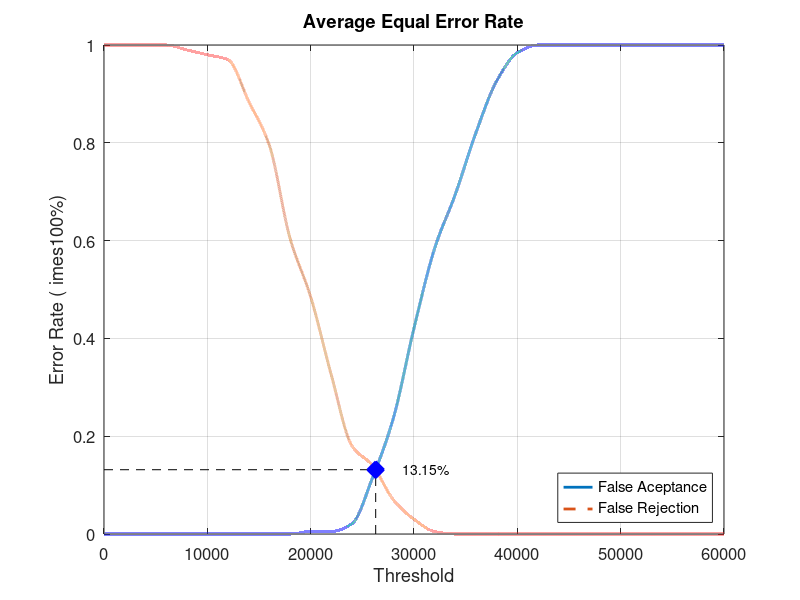
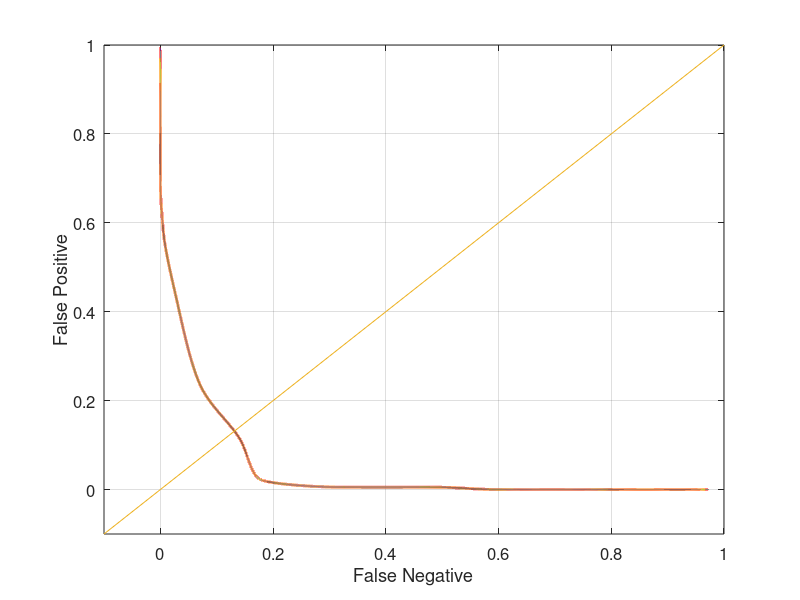

Source code (MATLAB) for these figures, in order:
close all;
clear;
clc;
x = 0:2000:60000;
xq = 0:0.5:60000;

y0 = [0 0 0 0 0 0 0 0 0 0 0.00526316 0.00526316 0.0210526 0.115789 0.236842 0.421053 0.584211 0.694737 0.821053 0.926316 0.984211 1 1 1 1 1 1 1 1 1 1]
yy0 = interp1(x, y0, xq, 'pchip');
y1 = [1 1 1 1 0.99 0.98 0.97 0.885 0.795 0.605 0.485 0.325 0.18 0.14 0.07 0.03 0.005 0 0 0 0 0 0 0 0 0 0 0 0 0 0]
yy1 = interp1(x, y1, xq, 'pchip');

% Calculating EER: 
y2 = abs(y0 - y1);
find(y2 == min(y2))
yy2 = abs(yy0 - yy1);
xEER = find(yy2 == min(yy2));
xEERIndex = xq(xEER) % X-axis EER
yEER = yy0(xEER) % Y-axis EER

main = figure
plot(xq, yy0,'-','LineWidth', 2);	hold on
plot(xq, yy1,'--','LineWidth', 2);	hold on
plot([xEERIndex xEERIndex], [0 yEER], 'k--');	hold on
plot([0 xEERIndex], [yEER yEER], 'k--');	hold on
plot(xEERIndex, yEER, 'bx', 'LineWidth', 10);	hold on
text(xEERIndex + 10 * xEERIndex / 100, yEER, [num2str(round((10000 * yEER)) / 100) '%'])
legend('False Aceptance', 'False Rejection', 'Location', 'SouthEast')
xlabel('Threshold')
ylabel('Error Rate (	imes100%)')
title('Average Equal Error Rate')
set(gca, 'FontSize', 12)
axis([0 60000 0 1])
grid on

print(main, 'Database1_2Main', '-dpng');
FNRxFPR = figure('Color', [1 1 1]);
plot(yy1, yy0, '-', yy1, yy0, 'LineWidth', 2);
hold on
y = -0.1:0.1:1
plot(y, y); 
set(gca, 'FontSize', 12)
xlabel('False Negative')
ylabel('False Positive')
axis([-0.1 1 -0.1 1])
set(gca, 'FontSize', 12)
grid on

print(FNRxFPR, 'Database1_2FNRxFPR','-dpng');
